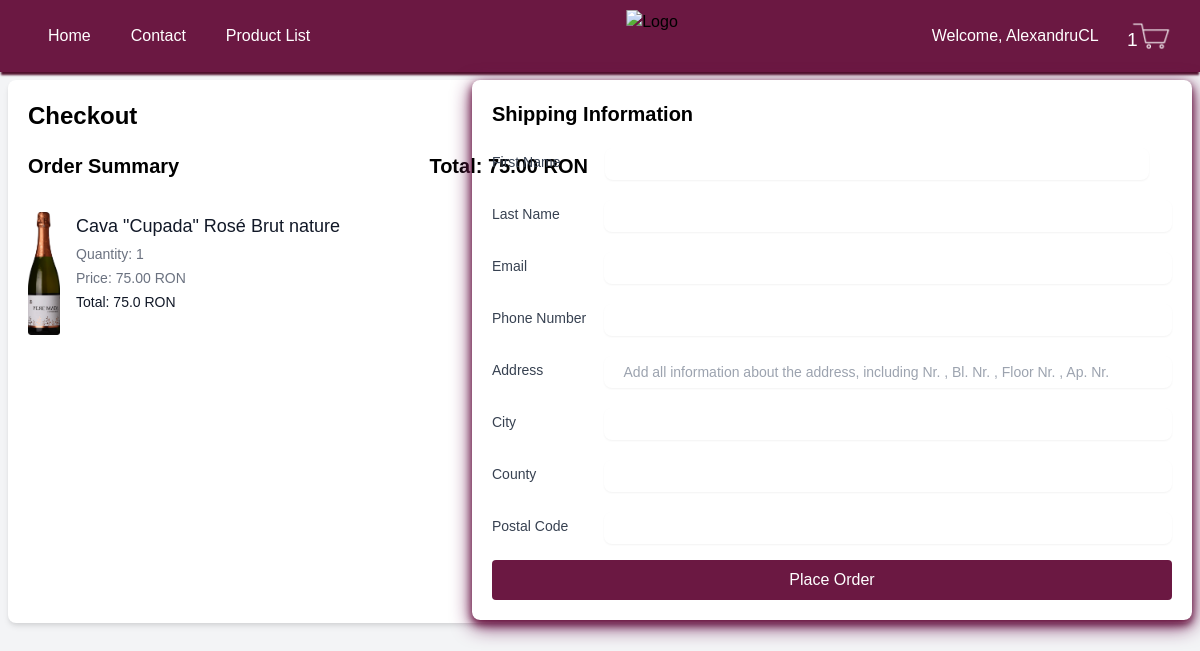
Screenshot of /checkout/ (signed in) with the database file from the repository.
### my_app/models.py (models this page shows, shortened)
class CartItem(models.Model):
    cart = models.ForeignKey(Cart, on_delete=models.CASCADE)
    wine = models.ForeignKey(Wines, null=True, blank=True, on_delete=models.CASCADE)
    spirit = models.ForeignKey(Spirits, null=True, blank=True, on_delete=models.CASCADE)
    quantity = models.PositiveIntegerField(default=1)
    price = models.DecimalField(max_digits=6, decimal_places=2, null=True, default=0.00)

class Wines(models.Model):
    Name = models.CharField(max_length=100)
    Type = models.CharField(max_length=100)
    Year = models.IntegerField(default=None, null=True)  # Changed to allow NULL or default value
    Grapes = models.CharField(max_length=100, null=True)  # Changed to allow NULL
    Country = models.CharField(max_length=100)
    Region = models.CharField(max_length=100, null=True)  # Changed to allow NULL
    Price = models.DecimalField(max_digits=6, decimal_places=2, null=True)
    Description = models.TextField()
    Qty = models.IntegerField(null=True)  # Kept as is, can be set to default if needed
    ID = models.AutoField(primary_key=True, editable=False)
    image = models.ImageField(upload_to='wines/', null=True, blank=True)

### my_app/views.py (the view)
# urls.py: path('checkout/', views.checkout, name='checkout'),
@login_required
def checkout(request):
    cart_items = CartItem.objects.filter(cart__user=request.user)
    total_value = sum(item.price * item.quantity for item in cart_items)
    if request.method == 'POST':
        form = OrderForm(request.POST)
        if form.is_valid():
            order = form.save(commit=False)
            order.user = request.user
            order.total_price = total_value
            order.save()
            for item in cart_items:
                OrderItem.objects.create(
                    order=order,
                    wine=item.wine,
                    spirit=item.spirit,
                    quantity=item.quantity,
                    price=item.price,
                    name=item.wine.Name if item.wine else item.spirit.Name,
                    type=item.wine.Type if item.wine else item.spirit.Type,
                    year=item.wine.Year if item.wine else None,
                    grapes=item.wine.Grapes if item.wine else None,
                    country=item.wine.Country if item.wine else None,
                    region=item.wine.Region if item.wine else None,
                    alcohol_level=item.spirit.AlcLvl if item.spirit else None,
                    style=item.spirit.Style if item.spirit else None
                )
                if item.wine:
                    item.wine.Qty -= item.quantity
                    item.wine.save()
                elif item.spirit:
                    item.spirit.Qty -= item.quantity
                    item.spirit.save()
            cart_items.delete()
            return redirect('order_success')
    else:
        form = OrderForm()
    return render(request, 'my_app/checkout.html', {'form': form, 'cart_items': cart_items, 'total_value': total_value})

### my_app/forms.py (shortened to what this page needs)
class OrderForm(forms.ModelForm):
    class Meta:
        model = Order
        fields = ['first_name', 'last_name','email', 'phone_number', 'address', 'city', 'county', 'postal_code']

### my_app/context_processors.py (called while the page is built)
def cart_item_count(request):
    if request.user.is_authenticated:
        cart_items = CartItem.objects.filter(cart__user=request.user)
        return {'cart_item_count': cart_items.count()}
    return {'cart_item_count': 0}

### my_app/templatetags/custom_filters.py (called while the page is built)
@register.filter
def multiply(value, arg):
    try:
        return float(value) * float(arg)
    except (ValueError, TypeError):
        return ''

### templates/my_app/checkout.html (shortened to what this page needs)
<!DOCTYPE html>
<html lang="en">
<head>
    <link href="https://cdn.jsdelivr.net/npm/tailwindcss@2.2.19/dist/tailwind.min.css" rel="stylesheet">
</head>
<body class="bg-gray-100">
    {% include 'my_app/header.html' %}
    {% load custom_filters %}
    <div class="custom-container mt-10 p-5 bg-white shadow-md rounded-lg" >
        <h1 class="text-2xl font-bold mb-5">Checkout</h1>
        <div class="grid grid-cols-1 md:grid-cols-2 gap-6" style="min-height: 28.2rem;">
            <div>
                <div class="flex justify-between items-center mb-4">
                    <h2 class="text-xl font-semibold">Order Summary</h2>
                    <p class="text-xl font-semibold">Total: {{ total_value|floatformat:2 }} RON</p>
                </div>
                <ul class="divide-y divide-gray-200">
                    {% for item in cart_items %}
                        <li class="py-4 flex">
                            <div class="flex-shrink-0">
                                {% if item.wine and item.wine.image %}
                                    <img src="{{ item.wine.image.url }}" alt="{{ item.wine.Name }}" style="max-width: 2rem;">
                                {% elif item.spirit and item.spirit.image %}
                                    <img src="{{ item.spirit.image.url }}" alt="{{ item.spirit.Name }}" class="h-20 w-20 rounded-md">
                                {% endif %}
                            </div>
                            <div class="ml-4 flex-1 flex flex-col justify-between">
                                <div>
                                    <h3 class="text-lg font-medium text-gray-900">
                                        {% if item.wine %}
                                            {{ item.wine.Name }}
                                        {% else %}
                                            {{ item.spirit.Name }}
                                        {% endif %}
                                    </h3>
                                    <p class="mt-1 text-sm text-gray-500">Quantity: {{ item.quantity }}</p>
                                    {% if item.quantity > 1 %}
                                        <p class="mt-1 text-sm text-gray-500">Price: {{ item.price|floatformat:2 }} RON each</p>
                                    {% else %}
                                        <p class="mt-1 text-sm text-gray-500">Price: {{ item.price|floatformat:2 }} RON</p>
                                    {% endif %}
                                    <div class="mt-1 text-sm font-medium text-gray-900">
                                        Total: {{ item.price|floatformat:2|multiply:item.quantity }} RON
                                    </div>
                                </div>
                            </div>
                        </li>
                    {% endfor %}
                </ul>
            </div>
            <div class="sticky-container">
                <h2 class="text-xl font-semibold mb-4">Shipping Information</h2>
                <form method="post" class="space-y-4">
                    <div class="flex items-center">
                        <label for="id_first_name" class="block text-sm font-medium text-gray-700 w-1/6">First Name</label>
                        <input type="text" name="first_name" id="id_first_name" class="mt-1 block w-4/5 shadow-sm sm:text-sm border-gray-300 rounded-md custom-input" value="{{ form.first_name.value|default_if_none:'' }}" placeholder="{% if form.first_name.errors %}{{ form.first_name.errors.0 }}{% endif %}">
                    </div>
                    <div class="flex items-center">
                        <label for="id_last_name" class="block text-sm font-medium text-gray-700 w-1/5">Last Name</label>
                        <input type="text" name="last_name" id="id_last_name" class="mt-1 block w-4/5 w-full shadow-sm sm:text-sm border-gray-300 custom-input" value="{{ form.last_name.value|default_if_none:'' }}" placeholder="{% if form.last_name.errors %}{{ form.first_name.errors.0 }}{% endif %}">
                    </div>
                    <div class="flex items-center">
                        <label for="id_email" class="block text-sm font-medium text-gray-700 w-1/5">Email</label>
                        <input type="email" name="email" id="id_email" class="mt-1 block w-4/5 w-full shadow-sm sm:text-sm border-gray-300 rounded-md custom-input" value="{{ form.email.value|default_if_none:'' }}" placeholder="{% if form.email.errors %}{{ form.email.errors.0 }}{% endif %}">
                    </div>
                    <div class="flex items-center">
                        <label for="id_phone_number" class="block text-sm font-medium text-gray-700 w-1/5">Phone Number</label>
                        <input type="text" name="phone_number" id="id_phone_number" class="mt-1 block w-4/5 w-full shadow-sm sm:text-sm border-gray-300 rounded-md custom-input" value="{{ form.phone_number.value|default_if_none:'' }}" placeholder="{% if form.phone_number.errors %}{{ form.phone_number.errors.0 }}{% endif %}">
                    </div>
                    <div class="flex items-center">
                        <label for="id_address" class="block text-sm font-medium text-gray-700 w-1/5">Address</label>
                        <input type="text" name="address" id="id_address" class="mt-1 block w-4/5 w-full shadow-sm sm:text-sm border-gray-300 rounded-md custom-input" value="{{ form.address.value|default_if_none:'' }}" placeholder="{% if form.address.errors %}{{ form.address.errors.0 }}{% else %} Add all information about the address, including Nr. , Bl. Nr. , Floor Nr. , Ap. Nr. {% endif %}">
                    </div>
                    <div class="flex items-center">
                        <label for="id_city" class="block text-sm font-medium text-gray-700 w-1/5">City</label>
                        <input type="text" name="city" id="id_city" class="mt-1 block w-4/5 w-full shadow-sm sm:text-sm border-gray-300 rounded-md custom-input" value="{{ form.city.value|default_if_none:'' }}" placeholder="{% if form.city.errors %}{{ form.city.errors.0 }}{% endif %}">
                    </div>
                    <div class="flex items-center">
                        <label for="id_county" class="block text-sm font-medium text-gray-700 w-1/5">County</label>
                        <input type="text" name="county" id="id_county" class="mt-1 block w-4/5 w-full shadow-sm sm:text-sm border-gray-300 rounded-md custom-input" value="{{ form.county.value|default_if_none:'' }}" placeholder="{% if form.county.errors %}{{ form.county.errors.0 }}{% endif %}">
                    </div>
                    <div class="flex items-center">
                        <label for="id_postal_code" class="block text-sm font-medium text-gray-700 w-1/5">Postal Code</label>
                        <input type="text" name="postal_code" id="id_postal_code" class="mt-1 block w-4/5 w-full shadow-sm sm:text-sm border-gray-300 rounded-md custom-input" value="{{ form.postal_code.value|default_if_none:'' }}" placeholder="{% if form.postal_code.errors %}{{ form.postal_code.errors.0 }}{% endif %}">
                    </div>
                    <button type="submit" class="w-full text-white py-2 px-4 rounded transition duration-200 custom-button">Place Order</button>
                </form>
            </div>
        </div>
    </div>
</body>
</html>

### templates/my_app/header.html (shortened to what this page needs)
{% load static %}
    <header class="header">
        <div class="links">
            <nav class="flex items-center justify-between relative">
                <div class="hidden lg:flex lg:items-center lg:space-x-10 lg:-ml-20">
                    <a href="/home" title="" class="headerlinks"> Home </a>
                    <a href="/home/contact" title="" class="headerlinks"> Contact </a>
                    <a href="/home/product_list" title="" class="headerlinks"> Product List </a>
                </div>
                <div class="absolute left-1/2 transform -translate-x-1/2">
                    <a>
                        <img class="imageheadersize" src="{% static 'images/logo.png' %}" alt="Logo" />
                    </a>
                </div>
                <div class="hidden lg:flex lg:items-center lg:space-x-10 lg:-mr-20">
                    {% if user.is_authenticated %}
                        <span class="headerloggedin">Welcome, {{ user.username }}</span>
                        <a href="{% url 'cart_view' %}" class="headerlinks cart-link">
                            <span class="cartlogo"><span class="cart-count">{{ cart_item_count }}</span></span>
                        </a>
                    {% else %}
                        <a href="{% url 'login' %}?next={{ request.path }}" title="" class="headerlinks"> Log in </a>
                        <a href="{% url 'signup' %}?next={{ request.path }}" title="" class="headerlinks"> Sign up </a>
                    {% endif %}
                </div>
            </nav>
        </div>
    </header>

### templates/my_app/checkout.html (style rules this page uses)
html, body { height: 100%; margin: 0; overflow: hidden; }
body { overflow-y: scroll; -ms-overflow-style: none; scrollbar-width: none; font-family: Arial, sans-serif; }
.custom-button { background-color: #6b1842; transition: background-color 0.2s; }
.sticky-container { position: fixed; top: 5rem; right: 0.5rem; width: 45rem; padding: 20px; box-shadow: 0 4px 8px #6b1842, 0 6px 20px #6b1850; border-radius: 0.5rem; z-index: 1000; }
.custom-input { padding: 0.75rem 1rem; height: 2rem; border-radius: 0.5rem; }
.custom-container { max-width: auto; margin-left: 0.5rem; margin-right: 0.5rem; margin-bottom: 0.5rem; margin-top: 5rem; }

### rows the page displays
CartItem: wine.image (picture), wine.Name "Cava \"Cupada\" Rosé Brut nature", quantity "1", price "75.00", price|multiply "75.0"

### other values shown
{{ user.username }} "AlexandruCL"
{{ cart_item_count }} "1"
{{ total_value|floatformat:2 }} "75.00"
